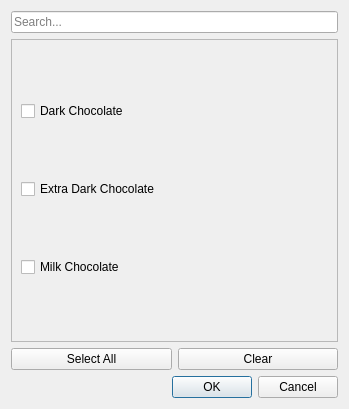
<?xml version="1.0" encoding="UTF-8"?>
<ui version="4.0">
 <class>FilterDialog</class>
 <widget class="QDialog" name="FilterDialog">
  <property name="geometry">
   <rect>
    <x>0</x>
    <y>0</y>
    <width>349</width>
    <height>409</height>
   </rect>
  </property>
  <property name="windowTitle">
   <string>Filter by Values</string>
  </property>
  <layout class="QVBoxLayout" name="verticalLayout">
   <item>
    <widget class="QLineEdit" name="searchBox">
     <property name="placeholderText">
      <string>Search...</string>
     </property>
    </widget>
   </item>
   <item>
    <widget class="QScrollArea" name="scrollArea">
     <property name="widgetResizable">
      <bool>true</bool>
     </property>
     <widget class="QWidget" name="scrollAreaWidgetContents">
      <property name="geometry">
       <rect>
        <x>0</x>
        <y>0</y>
        <width>329</width>
        <height>303</height>
       </rect>
      </property>
      <layout class="QVBoxLayout" name="checkBoxLayout">
       <item>
        <widget class="QCheckBox" name="checkBox1">
         <property name="text">
          <string>Dark Chocolate</string>
         </property>
        </widget>
       </item>
       <item>
        <widget class="QCheckBox" name="checkBox2">
         <property name="text">
          <string>Extra Dark Chocolate</string>
         </property>
        </widget>
       </item>
       <item>
        <widget class="QCheckBox" name="checkBox3">
         <property name="text">
          <string>Milk Chocolate</string>
         </property>
        </widget>
       </item>
      </layout>
     </widget>
    </widget>
   </item>
   <item>
    <layout class="QHBoxLayout" name="selectClearLayout">
     <item>
      <widget class="QPushButton" name="selectAllButton">
       <property name="text">
        <string>Select All</string>
       </property>
      </widget>
     </item>
     <item>
      <widget class="QPushButton" name="clearButton">
       <property name="text">
        <string>Clear</string>
       </property>
      </widget>
     </item>
    </layout>
   </item>
   <item>
    <widget class="QDialogButtonBox" name="buttonBox">
     <property name="orientation">
      <enum>Qt::Horizontal</enum>
     </property>
     <property name="standardButtons">
      <set>QDialogButtonBox::Cancel|QDialogButtonBox::Ok</set>
     </property>
    </widget>
   </item>
  </layout>
 </widget>
 <resources/>
 <connections/>
</ui>
